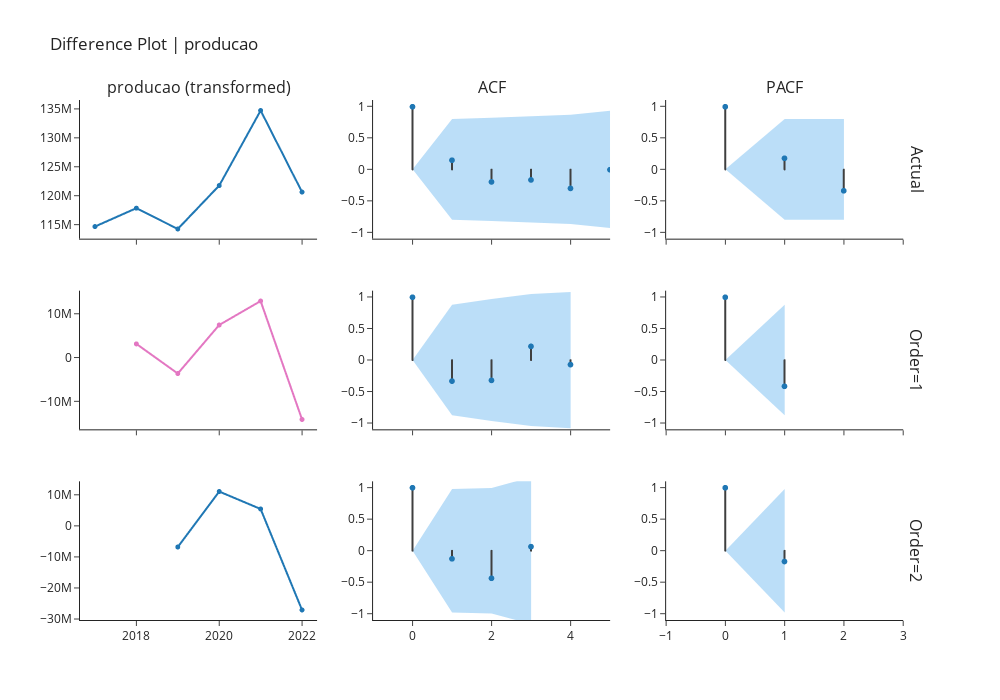

The notebook cell saved with this chart:
### Markdown cell above
## Difference Plot Using Order

### Code cell
exp.plot_model(plot="diff", 
               data_kwargs={"order_list": [1, 2], "acf": True, "pacf": True},
               fig_kwargs = {"height":700,"width":1000,"template": "simple_white","hoverinfo":"skip","big_data_threshold":10})

### Figure 1 — Plotly figure (JSON) as saved in the notebook; plotly's stock layout.template omitted (floating-point values rounded to 4 significant figures)
{"data": [{"hoverinfo": "skip", "line": {"width": 2}, "marker": {"size": 5}, "mode": "lines+markers", "name": "Actual", "showlegend": false, "type": "scattergl", "x": [2017, 2018, 2019, 2020, 2021, 2022], "xaxis": "x", "y": [114732101, 117912450, 114316829, 121820949, 134799179, 120701031], "yaxis": "y"}, {"line": {"color": "#3f3f3f"}, "mode": "lines", "name": "Actual", "showlegend": false, "type": "scattergl", "x": [0, 0], "xaxis": "x2", "y": [0, 1], "yaxis": "y2"}, {"line": {"color": "#3f3f3f"}, "mode": "lines", "name": "Actual", "showlegend": false, "type": "scattergl", "x": [1, 1], "xaxis": "x2", "y": [0, 0.1513], "yaxis": "y2"}, {"line": {"color": "#3f3f3f"}, "mode": "lines", "name": "Actual", "showlegend": false, "type": "scattergl", "x": [2, 2], "xaxis": "x2", "y": [0, -0.1934], "yaxis": "y2"}, {"line": {"color": "#3f3f3f"}, "mode": "lines", "name": "Actual", "showlegend": false, "type": "scattergl", "x": [3, 3], "xaxis": "x2", "y": [0, -0.1619], "yaxis": "y2"}, {"line": {"color": "#3f3f3f"}, "mode": "lines", "name": "Actual", "showlegend": false, "type": "scattergl", "x": [4, 4], "xaxis": "x2", "y": [0, -0.2964], "yaxis": "y2"}, {"line": {"color": "#3f3f3f"}, "mode": "lines", "name": "Actual", "showlegend": false, "type": "scattergl", "x": [5, 5], "xaxis": "x2", "y": [0, 0.0002679], "yaxis": "y2"}, {"marker": {"color": "#1f77b4", "size": 6}, "mode": "markers", "name": "Actual", "showlegend": false, "type": "scattergl", "x": [0, 1, 2, 3, 4, 5], "xaxis": "x2", "y": [1, 0.1513, -0.1934, -0.1619, -0.2964, 0.0002679], "yaxis": "y2"}, {"line": {"color": "rgba(255,255,255,0)"}, "mode": "lines", "name": "UC", "showlegend": false, "type": "scatter", "x": [0, 1, 2, 3, 4, 5], "xaxis": "x2", "y": [0, 0.8002, 0.8183, 0.847, 0.8666, 0.9292], "yaxis": "y2"}, {"fill": "tonexty", "fillcolor": "rgba(32, 146, 230,0.3)", "line": {"color": "rgba(255,255,255,0)"}, "mode": "lines", "name": "LC", "showlegend": false, "type": "scatter", "x": [0, 1, 2, 3, 4, 5], "xaxis": "x2", "y": [0, -0.8002, -0.8183, -0.847, -0.8666, -0.9292], "yaxis": "y2"}, {"line": {"color": "#3f3f3f"}, "mode": "lines", "name": "Actual", "showlegend": false, "type": "scattergl", "x": [0, 0], "xaxis": "x3", "y": [0, 1], "yaxis": "y3"}, {"line": {"color": "#3f3f3f"}, "mode": "lines", "name": "Actual", "showlegend": false, "type": "scattergl", "x": [1, 1], "xaxis": "x3", "y": [0, 0.1816], "yaxis": "y3"}, {"line": {"color": "#3f3f3f"}, "mode": "lines", "name": "Actual", "showlegend": false, "type": "scattergl", "x": [2, 2], "xaxis": "x3", "y": [0, -0.3341], "yaxis": "y3"}, {"marker": {"color": "#1f77b4", "size": 6}, "mode": "markers", "name": "Actual", "showlegend": false, "type": "scattergl", "x": [0, 1, 2], "xaxis": "x3", "y": [1, 0.1816, -0.3341], "yaxis": "y3"}, {"line": {"color": "rgba(255,255,255,0)"}, "mode": "lines", "name": "UC", "showlegend": false, "type": "scatter", "x": [0, 1, 2], "xaxis": "x3", "y": [0, 0.8002, 0.8002], "yaxis": "y3"}, {"fill": "tonexty", "fillcolor": "rgba(32, 146, 230,0.3)", "line": {"color": "rgba(255,255,255,0)"}, "mode": "lines", "name": "LC", "showlegend": false, "type": "scatter", "x": [0, 1, 2], "xaxis": "x3", "y": [0, -0.8002, -0.8002], "yaxis": "y3"}, {"hoverinfo": "skip", "line": {"width": 2}, "marker": {"size": 5}, "mode": "lines+markers", "name": "Order=1", "showlegend": false, "type": "scattergl", "x": [2018, 2019, 2020, 2021, 2022], "xaxis": "x4", "y": [3180349, -3595621, 7504120, 12978230, -14098148], "yaxis": "y4"}, {"line": {"color": "#3f3f3f"}, "mode": "lines", "name": "Order=1", "showlegend": false, "type": "scattergl", "x": [0, 0], "xaxis": "x5", "y": [0, 1], "yaxis": "y5"}, {"line": {"color": "#3f3f3f"}, "mode": "lines", "name": "Order=1", "showlegend": false, "type": "scattergl", "x": [1, 1], "xaxis": "x5", "y": [0, -0.3313], "yaxis": "y5"}, {"line": {"color": "#3f3f3f"}, "mode": "lines", "name": "Order=1", "showlegend": false, "type": "scattergl", "x": [2, 2], "xaxis": "x5", "y": [0, -0.3195], "yaxis": "y5"}, {"line": {"color": "#3f3f3f"}, "mode": "lines", "name": "Order=1", "showlegend": false, "type": "scattergl", "x": [3, 3], "xaxis": "x5", "y": [0, 0.2199], "yaxis": "y5"}, {"line": {"color": "#3f3f3f"}, "mode": "lines", "name": "Order=1", "showlegend": false, "type": "scattergl", "x": [4, 4], "xaxis": "x5", "y": [0, -0.06913], "yaxis": "y5"}, {"marker": {"color": "#1f77b4", "size": 6}, "mode": "markers", "name": "Order=1", "showlegend": false, "type": "scattergl", "x": [0, 1, 2, 3, 4], "xaxis": "x5", "y": [1, -0.3313, -0.3195, 0.2199, -0.06913], "yaxis": "y5"}, {"line": {"color": "rgba(255,255,255,0)"}, "mode": "lines", "name": "UC", "showlegend": false, "type": "scatter", "x": [0, 1, 2, 3, 4], "xaxis": "x5", "y": [0, 0.8765, 0.968, 1.046, 1.081], "yaxis": "y5"}, {"fill": "tonexty", "fillcolor": "rgba(32, 146, 230,0.3)", "line": {"color": "rgba(255,255,255,0)"}, "mode": "lines", "name": "LC", "showlegend": false, "type": "scatter", "x": [0, 1, 2, 3, 4], "xaxis": "x5", "y": [0, -0.8765, -0.968, -1.046, -1.081], "yaxis": "y5"}, {"line": {"color": "#3f3f3f"}, "mode": "lines", "name": "Order=1", "showlegend": false, "type": "scattergl", "x": [0, 0], "xaxis": "x6", "y": [0, 1], "yaxis": "y6"}, {"line": {"color": "#3f3f3f"}, "mode": "lines", "name": "Order=1", "showlegend": false, "type": "scattergl", "x": [1, 1], "xaxis": "x6", "y": [0, -0.4141], "yaxis": "y6"}, {"marker": {"color": "#1f77b4", "size": 6}, "mode": "markers", "name": "Order=1", "showlegend": false, "type": "scattergl", "x": [0, 1], "xaxis": "x6", "y": [1, -0.4141], "yaxis": "y6"}, {"line": {"color": "rgba(255,255,255,0)"}, "mode": "lines", "name": "UC", "showlegend": false, "type": "scatter", "x": [0, 1], "xaxis": "x6", "y": [0, 0.8765], "yaxis": "y6"}, {"fill": "tonexty", "fillcolor": "rgba(32, 146, 230,0.3)", "line": {"color": "rgba(255,255,255,0)"}, "mode": "lines", "name": "LC", "showlegend": false, "type": "scatter", "x": [0, 1], "xaxis": "x6", "y": [0, -0.8765], "yaxis": "y6"}, {"hoverinfo": "skip", "line": {"width": 2}, "marker": {"size": 5}, "mode": "lines+markers", "name": "Order=2", "showlegend": false, "type": "scattergl", "x": [2019, 2020, 2021, 2022], "xaxis": "x7", "y": [-6775970, 11099741, 5474110, -27076378], "yaxis": "y7"}, {"line": {"color": "#3f3f3f"}, "mode": "lines", "name": "Order=2", "showlegend": false, "type": "scattergl", "x": [0, 0], "xaxis": "x8", "y": [0, 1], "yaxis": "y8"}, {"line": {"color": "#3f3f3f"}, "mode": "lines", "name": "Order=2", "showlegend": false, "type": "scattergl", "x": [1, 1], "xaxis": "x8", "y": [0, -0.128], "yaxis": "y8"}, {"line": {"color": "#3f3f3f"}, "mode": "lines", "name": "Order=2", "showlegend": false, "type": "scattergl", "x": [2, 2], "xaxis": "x8", "y": [0, -0.4372], "yaxis": "y8"}, {"line": {"color": "#3f3f3f"}, "mode": "lines", "name": "Order=2", "showlegend": false, "type": "scattergl", "x": [3, 3], "xaxis": "x8", "y": [0, 0.06518], "yaxis": "y8"}, {"marker": {"color": "#1f77b4", "size": 6}, "mode": "markers", "name": "Order=2", "showlegend": false, "type": "scattergl", "x": [0, 1, 2, 3], "xaxis": "x8", "y": [1, -0.128, -0.4372, 0.06518], "yaxis": "y8"}, {"line": {"color": "rgba(255,255,255,0)"}, "mode": "lines", "name": "UC", "showlegend": false, "type": "scatter", "x": [0, 1, 2, 3], "xaxis": "x8", "y": [0, 0.98, 0.9959, 1.166], "yaxis": "y8"}, {"fill": "tonexty", "fillcolor": "rgba(32, 146, 230,0.3)", "line": {"color": "rgba(255,255,255,0)"}, "mode": "lines", "name": "LC", "showlegend": false, "type": "scatter", "x": [0, 1, 2, 3], "xaxis": "x8", "y": [0, -0.98, -0.9959, -1.166], "yaxis": "y8"}, {"line": {"color": "#3f3f3f"}, "mode": "lines", "name": "Order=2", "showlegend": false, "type": "scattergl", "x": [0, 0], "xaxis": "x9", "y": [0, 1], "yaxis": "y9"}, {"line": {"color": "#3f3f3f"}, "mode": "lines", "name": "Order=2", "showlegend": false, "type": "scattergl", "x": [1, 1], "xaxis": "x9", "y": [0, -0.1706], "yaxis": "y9"}, {"marker": {"color": "#1f77b4", "size": 6}, "mode": "markers", "name": "Order=2", "showlegend": false, "type": "scattergl", "x": [0, 1], "xaxis": "x9", "y": [1, -0.1706], "yaxis": "y9"}, {"line": {"color": "rgba(255,255,255,0)"}, "mode": "lines", "name": "UC", "showlegend": false, "type": "scatter", "x": [0, 1], "xaxis": "x9", "y": [0, 0.98], "yaxis": "y9"}, {"fill": "tonexty", "fillcolor": "rgba(32, 146, 230,0.3)", "line": {"color": "rgba(255,255,255,0)"}, "mode": "lines", "name": "LC", "showlegend": false, "type": "scatter", "x": [0, 1], "xaxis": "x9", "y": [0, -0.98], "yaxis": "y9"}], "layout": {"annotations": [{"font": {"size": 16}, "showarrow": false, "text": "producao (transformed)", "x": 0.1411, "xanchor": "center", "xref": "paper", "y": 1, "yanchor": "bottom", "yref": "paper"}, {"font": {"size": 16}, "showarrow": false, "text": "ACF", "x": 0.49, "xanchor": "center", "xref": "paper", "y": 1, "yanchor": "bottom", "yref": "paper"}, {"font": {"size": 16}, "showarrow": false, "text": "PACF", "x": 0.8389, "xanchor": "center", "xref": "paper", "y": 1, "yanchor": "bottom", "yref": "paper"}, {"font": {"size": 16}, "showarrow": false, "text": "Actual", "textangle": 90, "x": 0.98, "xanchor": "left", "xref": "paper", "y": 0.8667, "yanchor": "middle", "yref": "paper"}, {"font": {"size": 16}, "showarrow": false, "text": "Order=1", "textangle": 90, "x": 0.98, "xanchor": "left", "xref": "paper", "y": 0.5, "yanchor": "middle", "yref": "paper"}, {"font": {"size": 16}, "showarrow": false, "text": "Order=2", "textangle": 90, "x": 0.98, "xanchor": "left", "xref": "paper", "y": 0.1333, "yanchor": "middle", "yref": "paper"}], "autosize": false, "height": 700, "showlegend": false, "title": {"text": "Difference Plot | producao"}, "width": 1000, "xaxis": {"anchor": "y", "domain": [0, 0.2822], "matches": "x7", "showticklabels": false}, "xaxis2": {"anchor": "y2", "domain": [0.3489, 0.6311], "matches": "x8", "range": [-1, 7], "showticklabels": false}, "xaxis3": {"anchor": "y3", "domain": [0.6978, 0.98], "matches": "x9", "range": [-1, 4], "showticklabels": false}, "xaxis4": {"anchor": "y4", "domain": [0, 0.2822], "matches": "x7", "showticklabels": false}, "xaxis5": {"anchor": "y5", "domain": [0.3489, 0.6311], "matches": "x8", "range": [-1, 6], "showticklabels": false}, "xaxis6": {"anchor": "y6", "domain": [0.6978, 0.98], "matches": "x9", "range": [-1, 3], "showticklabels": false}, "xaxis7": {"anchor": "y7", "domain": [0, 0.2822]}, "xaxis8": {"anchor": "y8", "domain": [0.3489, 0.6311], "range": [-1, 5]}, "xaxis9": {"anchor": "y9", "domain": [0.6978, 0.98], "range": [-1, 3]}, "yaxis": {"anchor": "x", "domain": [0.7333, 1]}, "yaxis2": {"anchor": "x2", "domain": [0.7333, 1], "range": [-1.1, 1.1], "zerolinecolor": "#000000"}, "yaxis3": {"anchor": "x3", "domain": [0.7333, 1], "range": [-1.1, 1.1], "zerolinecolor": "#000000"}, "yaxis4": {"anchor": "x4", "domain": [0.3667, 0.6333]}, "yaxis5": {"anchor": "x5", "domain": [0.3667, 0.6333], "range": [-1.1, 1.1], "zerolinecolor": "#000000"}, "yaxis6": {"anchor": "x6", "domain": [0.3667, 0.6333], "range": [-1.1, 1.1], "zerolinecolor": "#000000"}, "yaxis7": {"anchor": "x7", "domain": [0, 0.2667]}, "yaxis8": {"anchor": "x8", "domain": [0, 0.2667], "range": [-1.1, 1.1], "zerolinecolor": "#000000"}, "yaxis9": {"anchor": "x9", "domain": [0, 0.2667], "range": [-1.1, 1.1], "zerolinecolor": "#000000"}}}
